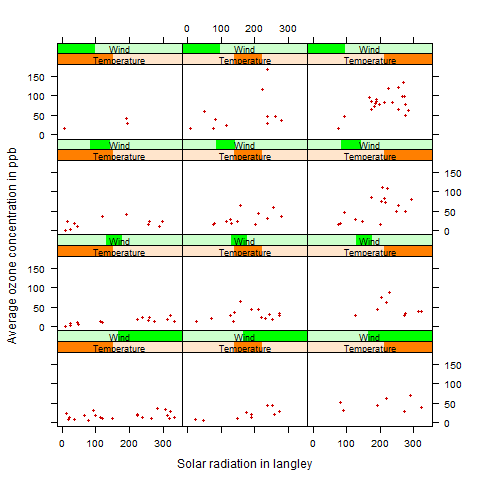

R code for this plot:
# make sure the package is installed
# install.packages("lattice")
require("lattice")

# Conditional plot with two conditioning variables

#factorizing temperature into three categories
Temperature = equal.count (environmental$temperature, 
              number = 3, overlap = 0)
# factorizing wind into four categories
Wind = equal.count (environmental$wind, 
       number = 4, overlap = 0)

# plot with 12 panels for the two conditioning variables
xyplot(ozone ~ radiation | Temperature * Wind,    
data = environmental, as.table = T, 
par.strip.text = list(cex = 0.75),                
par.settings=simpleTheme(pch = 20, col = "red3"), 
xlab = "Solar radiation in langley", 
ylab = "Average ozone concentration in ppb")
